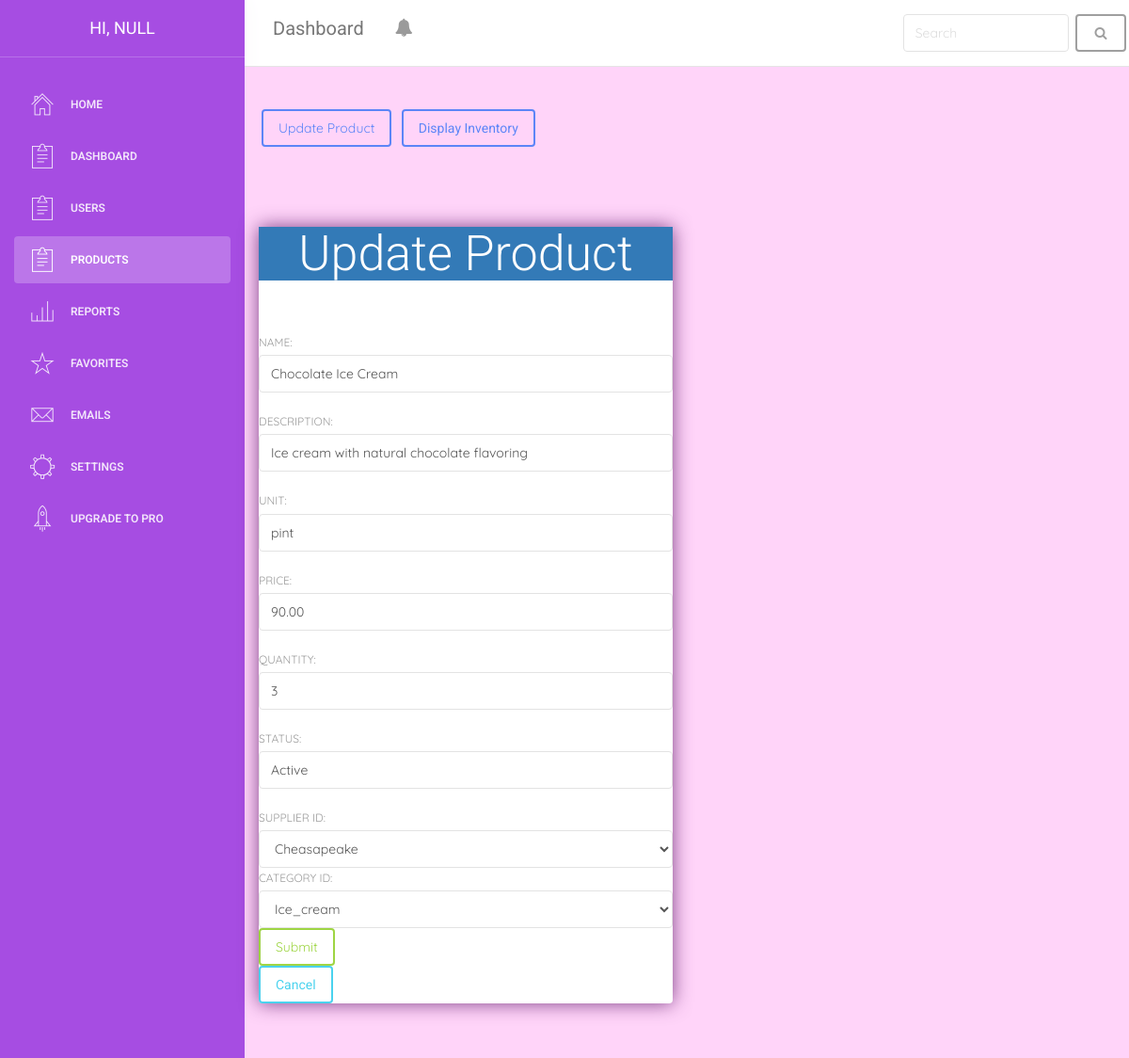
Page /products/edit_product.php?Product_ID=1 on the earlier database version.
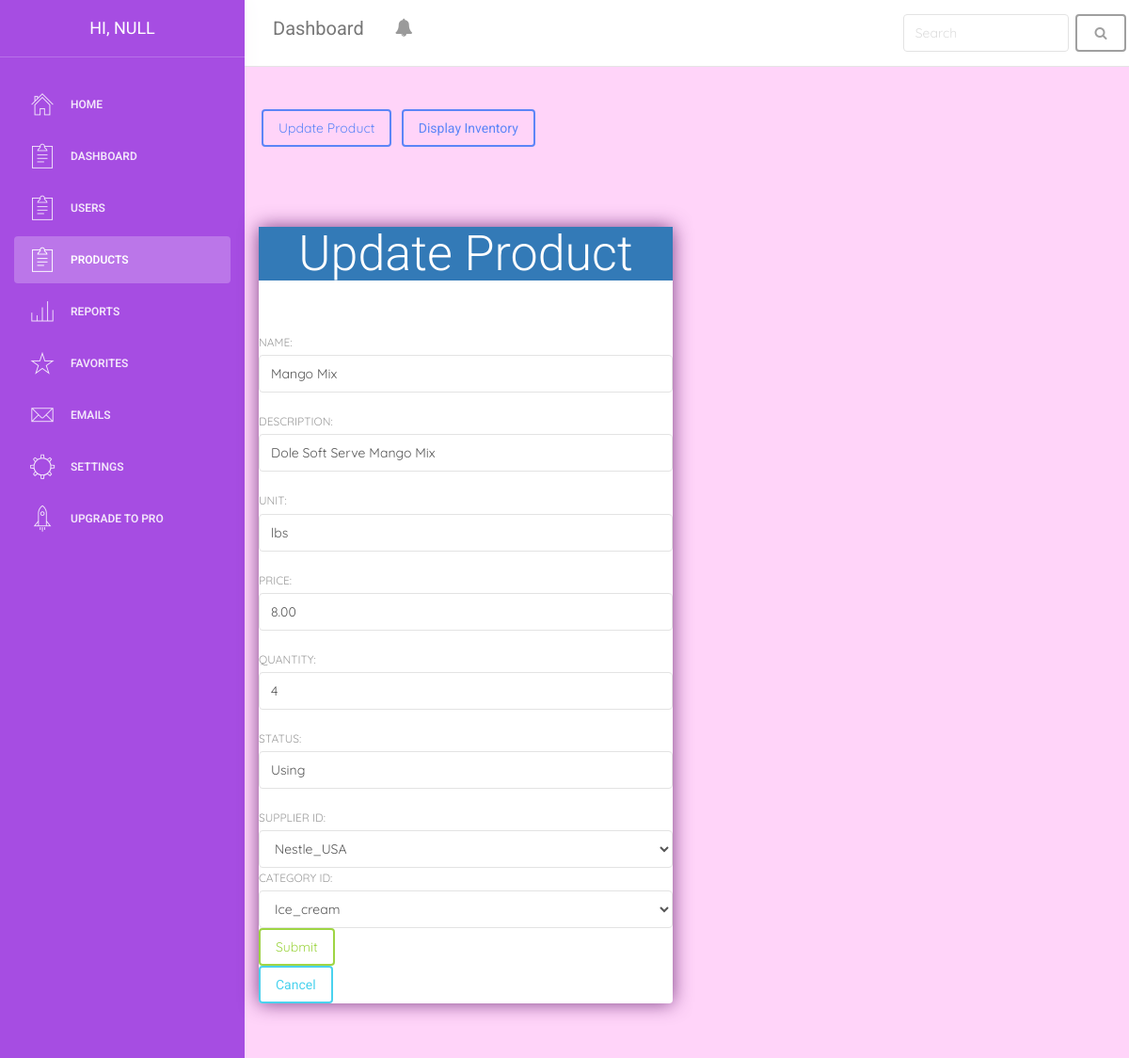
Same page on the later database version.
### tables this page shows
CREATE TABLE `Product` (
  `Product_ID` bigint UNSIGNED NOT NULL,
  `Product_Name` varchar(255) NOT NULL,
  `Description` varchar(255) NOT NULL,
  `Product_Unit` varchar(255) NOT NULL,
  `Product_Price` decimal(7,2) NOT NULL,
  `Product_Quantity` bigint NOT NULL,
  `Product_Status` varchar(255) NOT NULL,
  `Supplier_ID` bigint UNSIGNED DEFAULT NULL,
  `Category_ID` bigint UNSIGNED DEFAULT NULL
);

### products/edit_product.php (the view, shortened to what the changed rows need)
<?php
include "connection.php";
$Product_ID  = "";
$Product_Name = "";
$Description = "";
$Product_Unit = "";
$Product_Price = "";
$Product_Quantity = "";
$Product_Status = "";
$Supplier_ID = "";
$Category_ID = "";
$mysqli = new mysqli('db', 'wakeicecream_user', 'password', 'WakeIceCreamDB');
if ($_SERVER["REQUEST_METHOD"] == 'GET') {
    $Product_ID = $_GET['Product_ID'];
    $sql = "select * from `Product` where Product_ID=$Product_ID";
    $result = $mysqli->query($sql);
    $row = $result->fetch_assoc();
    $Product_Name = $row["Product_Name"];
    $Description = $row["Description"];
    $Product_Unit = $row["Product_Unit"];
    $Product_Price = $row["Product_Price"];
    $Product_Quantity = $row["Product_Quantity"];
    $Product_Status = $row["Product_Status"];
    $Supplier_ID = $row["Supplier_ID"];
    $Category_ID = $row["Category_ID"];
}
?>
<!doctype html>
<html lang="en">
<head>
    <link href="/css/bootstrap.min.css" rel="stylesheet" />
    <link href="/css/light-bootstrap-dashboard.css?v=1.4.0" rel="stylesheet" />
    <link rel="stylesheet" href="/css/style.css">
    <link href="http://maxcdn.bootstrapcdn.com/font-awesome/4.2.0/css/font-awesome.min.css" rel="stylesheet">
    <link href="/css/pe-icon-7-stroke.css" rel="stylesheet" />
</head>
<body onload="init();">
    <div class="wrapper">
        <div class="main-panel">
            <div class="content" style="background-color: rgb(255, 212, 249);">
                <div class="d-inline-flex">
                    <div class="row">
                        <div class="col-lg-6 m-auto">
                            <form method="post">
                                <br><br>
                                <div class="card">
                                    <div class="card-header bg-primary">
                                        <h1 class="text-white text-center"> Update Product </h1>
                                    </div><br>
                                    <input type="hidden" name="Product_ID " value="<?php echo $Product_ID; ?>" class="form-control"> <br>
                                    <label> Name: </label>
                                    <input type="text" name="Product_Name" value="<?php echo $Product_Name; ?>" class="form-control"> <br>
                                    <label> Description: </label>
                                    <input type="text" name="Description" value="<?php echo $Description; ?>" class="form-control"> <br>
                                    <label> Unit: </label>
                                    <input type="text" name="Product_Unit" value="<?php echo $Product_Unit; ?>" class="form-control"> <br>
                                    <label> Price: </label>
                                    <input type="number" name="Product_Price" value="<?php echo $Product_Price; ?>" class="form-control"> <br>
                                    <label> Quantity: </label>
                                    <input type="number" name="Product_Quantity" value="<?php echo $Product_Quantity; ?>" class="form-control"> <br>
                                    <label> Status: </label>
                                    <input type="text" name="Product_Status" value="<?php echo $Product_Status; ?>" class="form-control"> <br>
                                    <label> Supplier ID: </label>
                                    <select class="form-control" name="Supplier_ID">
                                        <?php
                                        $records = mysqli_query($conn, "SELECT * FROM Supplier");
                                        while ($data = mysqli_fetch_array($records, MYSQLI_ASSOC)) :;
                                            $selected = '';
                                            if ($Supplier_ID == $data['Supplier_ID']) {
                                                $selected = 'selected';
                                            }
                                        ?>
                                            <option value="<?php echo $data['Supplier_ID']; ?>" <?php echo $selected ?>>
                                                <?php echo $data['Name']; ?>
                                            </option>
                                        <?php
                                        endwhile;
                                        ?>
                                    </select>
                                    <label> Category ID: </label>
                                    <select class="form-control" name="Category_ID">
                                        <?php
                                        $records = mysqli_query($conn, "SELECT * FROM Category");
                                        while ($data = mysqli_fetch_array($records, MYSQLI_ASSOC)) :;
                                            $selected = '';
                                            if ($Category_ID == $data['Category_ID']) {
                                                $selected = 'selected';
                                            }
                                        ?>
                                            <option value="<?php echo $data['Category_ID']; ?>" <?php echo $selected ?>>
                                            </option>
                                        <?php
                                        endwhile;
                                        ?>
                                    </select>
                                    <button class="btn btn-success" type="submit" name="submit"> Submit </button><br>
                                    <a class="btn btn-info" type="submit" name="cancel" href="inventory.php"> Cancel </a><br>
                                </div>
                            </form>
                        </div>
</body>
</html>

Differences in the rows shown:
changed product: Product_Name "Chocolate Ice Cream" → "Mango Mix"; Description "Ice cream with natural chocolate flavoring" → "Dole Soft Serve Mango Mix"; Product_Unit "pint" → "lbs"; Product_Price "90.00" → "8.00"; Product_Quantity "3" → "4"; Product_Status "Active" → "Using"
Other differences:
form field Supplier_ID: "Cheasapeake" → "Nestle_USA"
